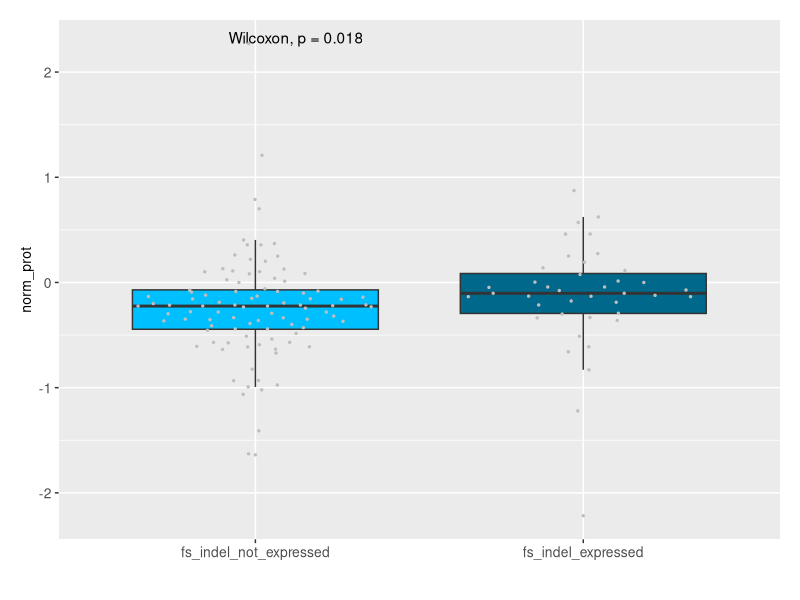

Source code (R):
library(ggpubr)
library(ggplot2)
library(cowplot)
library(nlme)
library(plyr)
require(reshape2)
library(gridExtra)
library(cowplot)
library(survival)
library('survminer')
library(scales)
library('dplyr')
library(ggbeeswarm)



cbPalette2<-c("deepskyblue","deepskyblue4")
dat3<-read.table("./protein_expression_to_plot.txt",header=T)
dat3$type<-factor(dat3$type,levels = c("fs_indel_not_expressed","fs_indel_expressed"),ordered = TRUE)
p_prot<-ggplot(data=dat3,aes(x=type, y=norm_prot)) + geom_boxplot(aes(fill = type),outlier.shape = NA)+ theme(legend.position = "none",text = element_text(size=10),axis.text.x = element_text(size=10),axis.text.y = element_text(size=10))+stat_compare_means()+scale_fill_manual(values=cbPalette2)+scale_color_manual(values = cbPalette2)+ theme(plot.margin = unit(c(1,1,1,1), "lines"))+xlab("")+geom_quasirandom(color="grey",size=0.5)

